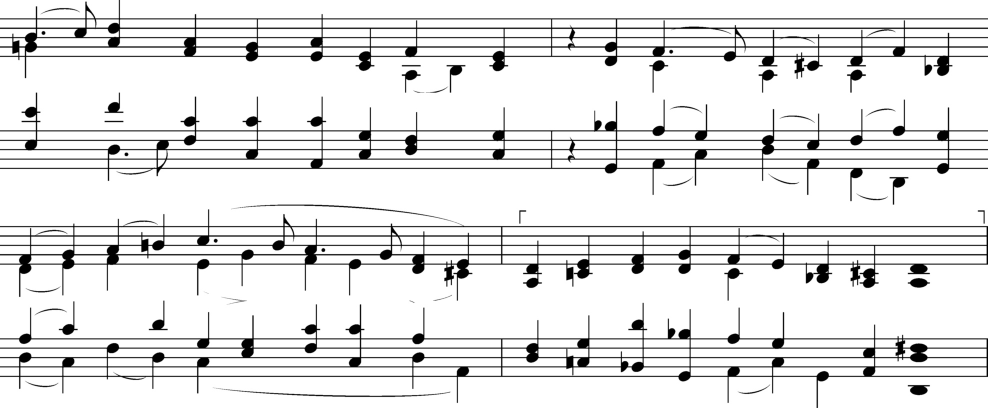
#> input picture Music Recognition/filled_test_song_0.jpg, 1976 x 815 px (shown at 1/2 size)
$ python -i utils_music_munging.py   (imports and definitions only)
#> lines starting #> are read from the running program, lines starting #| are printed output that depends on the picture
#> further down, picture is the input picture: shape (815, 1976, 3); min 0, max 255, mean 230.1
### Music Recognition/utils_image_processing.py
# -*- coding: utf-8 -*-
"""
Created on Tue Dec 27 15:41:56 2022

@author: afisher
"""
import numpy as np
import cv2 as cv

# Add 'make_copy' as possible kwarg?

# [15 lines left out: function get_cluster_centers, not called in this run]


def morphology_operation(img, element, operation):
    kernel = np.ones((int(element[0]), int(element[1])), dtype=np.uint8)
    morphed_img = cv.morphologyEx(img, operation, kernel)
    return morphed_img


### Music Recognition/utils_music_munging.py
import cv2 as cv
import numpy as np
import pandas as pd
import matplotlib.pyplot as plt
import pickle
import utils_image_processing as uip
import utils_music_theory as umt
import utils_model as um


# [47 lines left out: functions remove_staff_lines, deprecated_clean_music, not called in this run]


def strip_words(img, margin=2):
#> called with margin = 2
    is_line = (img.sum(axis=1)/img.shape[1]) < 127
#> is_line = 815 rows, first 8: [False, False, False], [False, False, False], [False, False, False], [False, False, False], [False, False, False], [False, False, False], [False, False, False], [False, False, False]
    line_starts = np.where(
        np.logical_and(~is_line[:-1], is_line[1:])
    )[0]
#> line_starts = 60 values from 36 to 751
    line_ends = np.where(
        np.logical_and(is_line[:-1], ~is_line[1:])
    )[0]
#> line_ends = 60 values from 38 to 753
    line_sep = np.diff(line_starts[:5]).mean()
#> line_sep = 4.5
    n_lines = len(line_starts)//5
#> n_lines = 12

    # Remove long line connecting staff and treble
    long_vert_lines = uip.morphology_operation(img.copy(), (10*line_sep, 1), cv.MORPH_CLOSE)
#> in morphology_operation, `morphed_img = cv.morphologyEx(img, operation, kernel)`:
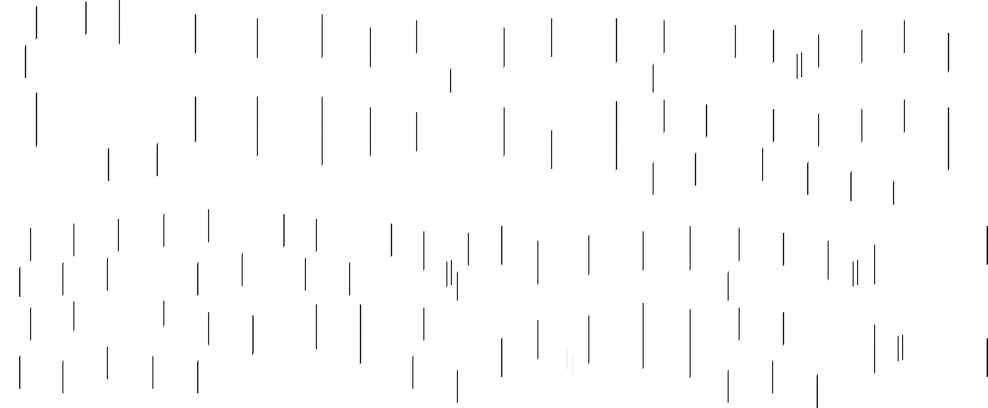
#> morphed_img: shape (815, 1976, 3) (shown at 1/2 size); min 0, max 255, mean 252.3
    words_img = ~((~img)&(long_vert_lines))
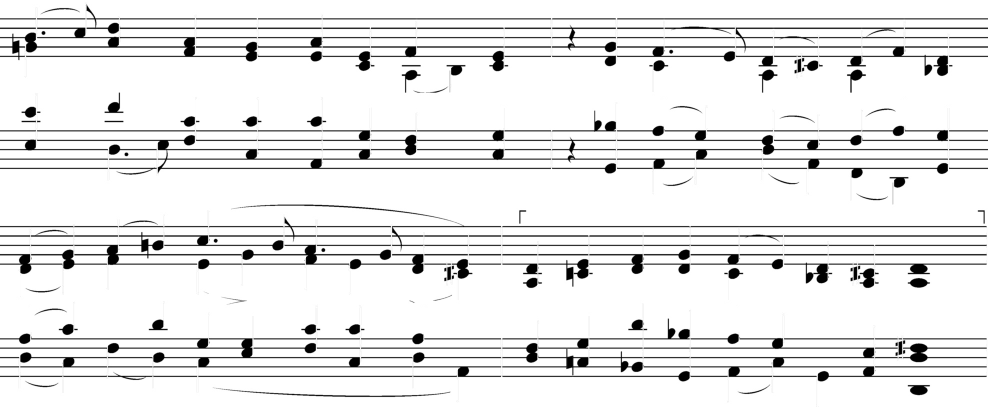
#> words_img: shape (815, 1976, 3) (shown at 1/2 size); min 0, max 255, mean 232.7


#> (the run stopped early here; a loop or call above may not have finished)

$ run again, on Music Recognition/Step1 - non-music stripped.jpg
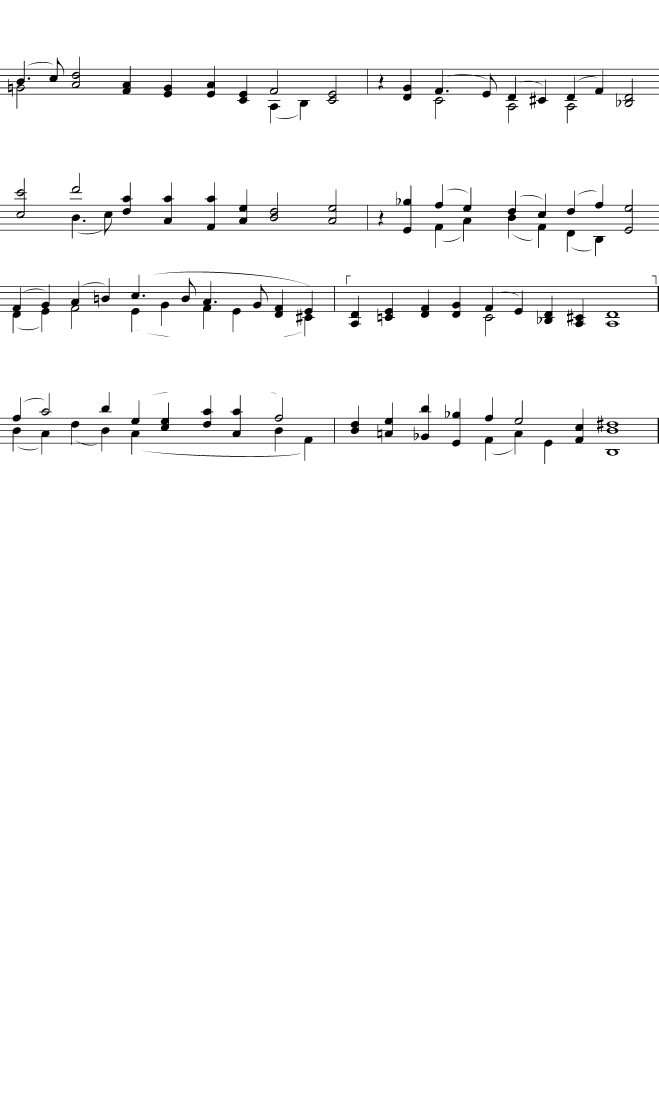
#> input picture Music Recognition/Step1 - non-music stripped.jpg, 3950 x 6600 px (shown at 1/6 size)
#> picture is the input picture: shape (6600, 3950, 3); min 0, max 255, mean 249.1
#> line_starts = 60 values from 412 to 2656
#> line_ends = 60 values from 416 to 2660
#> line_sep = 9.25
#> n_lines = 12
#> in morphology_operation, `morphed_img = cv.morphologyEx(img, operation, kernel)`:
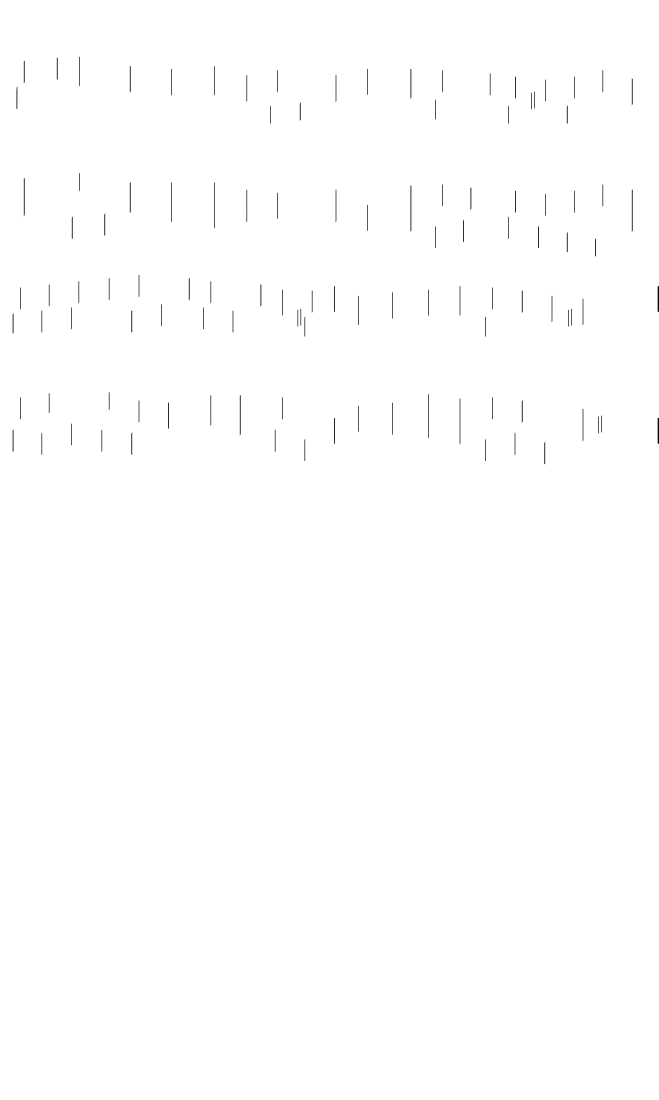
#> morphed_img: shape (6600, 3950, 3) (shown at 1/6 size); min 0, max 255, mean 254.3
